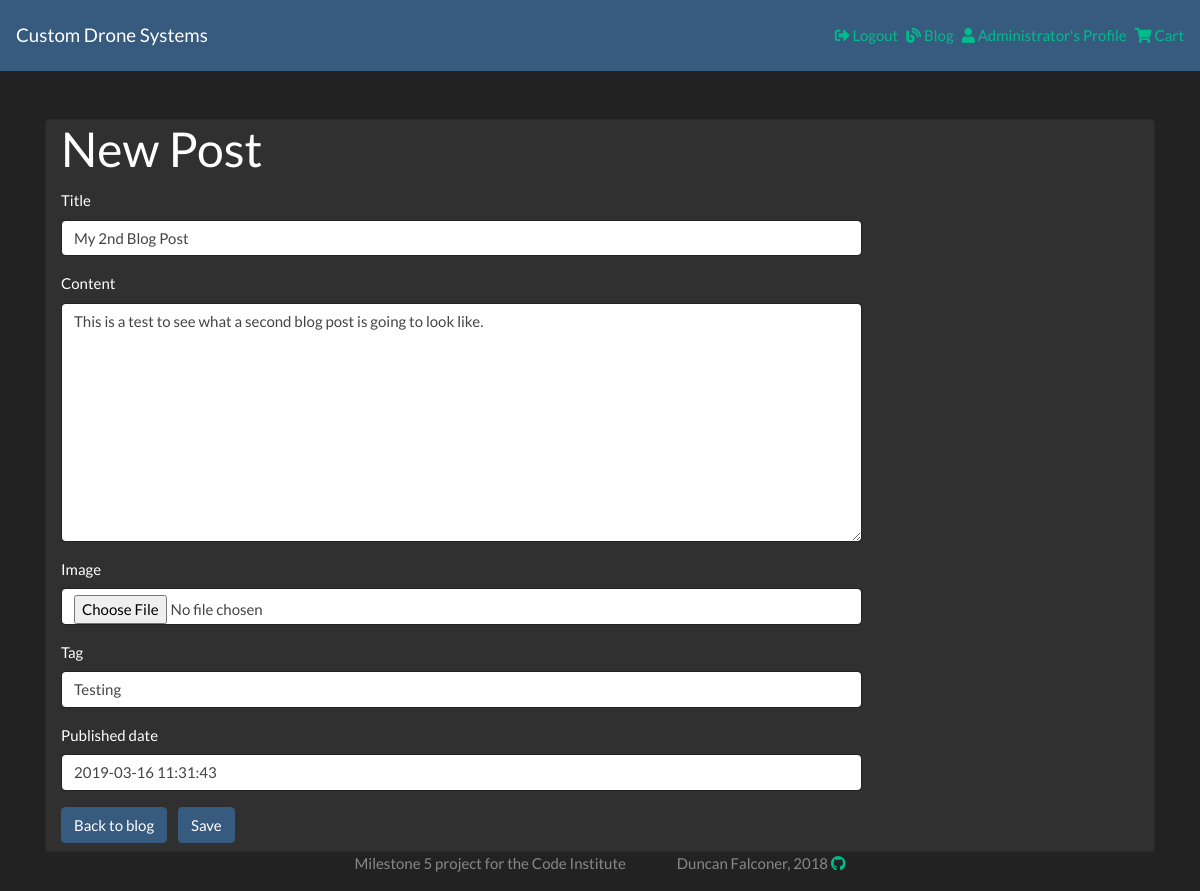
/posts/2/edit/ (signed in), run on an earlier commit of the app's database.
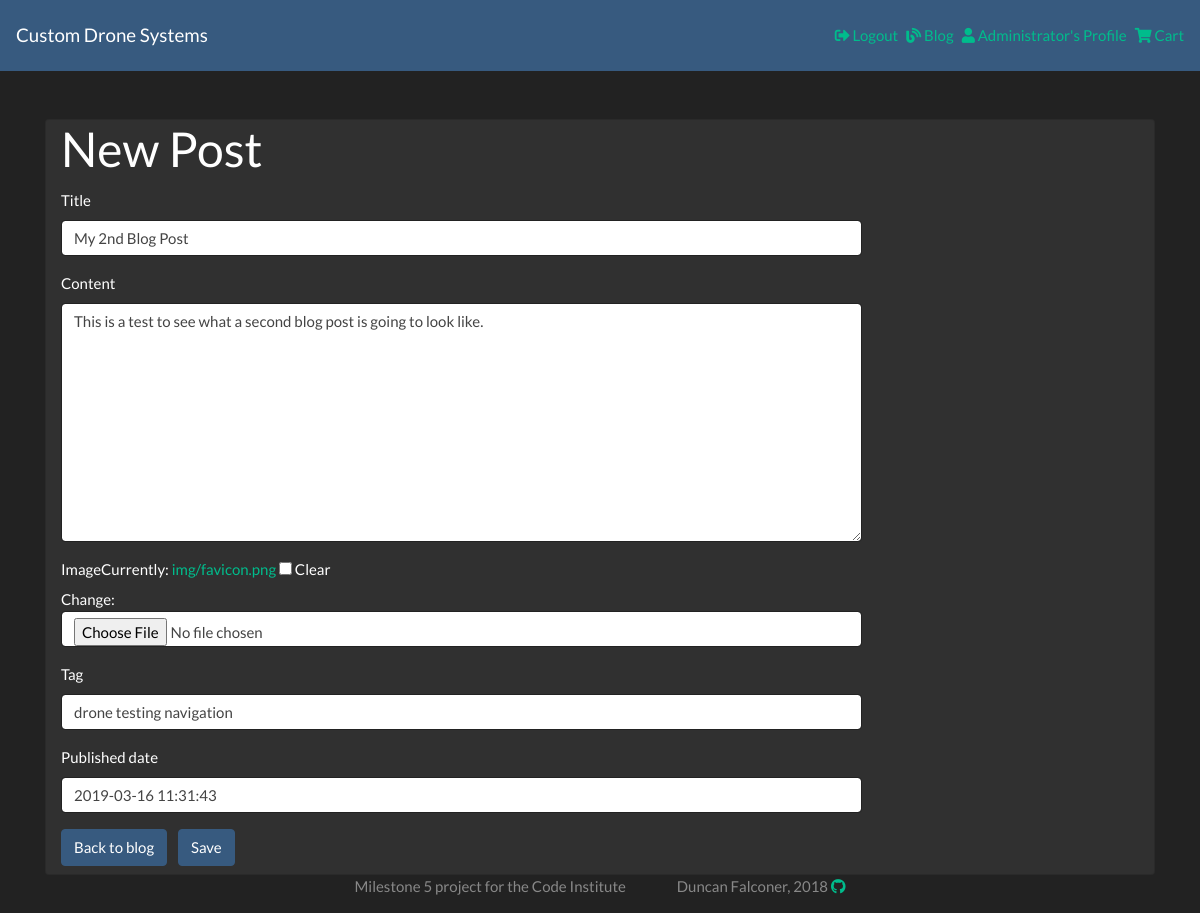
And on a later commit of the database.
### posts/models.py (models this page shows, shortened)
class Post(models.Model):
    title = models.CharField(max_length=200)
    content = models.TextField()
    created_date = models.DateTimeField(auto_now_add=True)
    published_date = models.DateTimeField(blank=True, null=True,
                                          default=timezone.now)
    views = models.IntegerField(default=0)
    tag = models.CharField(max_length=60, blank=True, null=True)
    image = models.ImageField(upload_to="img", blank=True, null=True)
    author = models.ForeignKey(User, default=None, on_delete=models.CASCADE)
    class Meta:
        ordering = ['-created_date']

### posts/views.py (the view)
# urls.py: re_path(r'^(?P<pk>\d+)/edit/$', views.create_or_edit_a_post,
def create_or_edit_a_post(request, pk=None):
    if not request.user or request.user.is_staff or request.user.is_staff:
        post = get_object_or_404(Post, pk=pk) if pk else None
        if request.method == "POST":
            if request.user.is_superuser or request.user.is_staff:
                form = PostForm(request.POST, request.FILES, instance=post)
                if form.is_valid():
                    post = form.save(commit=False)
                    post.author = request.user
                    post = form.save()
                    return redirect(post_detail, post.pk)
                else:
                    form = PostForm(instance=post)
                    return render(request, 'blogpostform.html', {'form': form})
        else:
            form = PostForm(instance=post)
            return render(request, 'blogpostform.html', {'form': form})
    else:
        return redirect(reverse('get_posts'))

### posts/forms.py
class PostForm(forms.ModelForm):
    class Meta:
        model = Post
        fields = ('title', 'content', 'image', 'tag', 'published_date')
        widgets = {
            'title': forms.TextInput(attrs={'placeholder':
                                            'Post Title'}),
            'content': forms.Textarea(attrs={'placeholder':
                                             'About your post here...'}),
            'tag': forms.TextInput(attrs={'placeholder':
                                          'keywords identifying items'})
        }

### posts/templates/blogpostform.html (shortened to what this page needs)
{% extends "base.html" %}
{% load bootstrap4 %}
{% block content %}
<div class="container mt-5">
    <div class="card">
        <div class="col-sm-12">
            <div class="row">
                <div class="col-sm-12 col-md-9">
                    <h1 class="card-title">New Post</h1>
                    <div class="row">
                        <div class="col-sm-12">
                            <form method="POST" enctype="multipart/form-data">
                                {% bootstrap_form form %}
                                <a href="{% url 'get_posts' %}" class="btn btn-default btn-primary mr-2 mb-2">Back to
                                    blog</a>
                                <button class="btn btn-primary mb-2" type=" submit">Save</button>
                            </form>
                        </div>
                    </div>
                </div>
            </div>
        </div>
    </div>
</div>
{% endblock content %}

### templates/base.html (shortened to what this page needs)
{% load staticfiles %}
<!DOCTYPE html>
<html lang="en">
<head>
  <link rel="stylesheet" href="https://bootswatch.com/4/darkly/bootstrap.min.css" />
  <link rel="stylesheet" href="https://use.fontawesome.com/releases/v5.7.2/css/all.css">
  <link rel="stylesheet" href="{% static 'css/styles.css' %}">
</head>
<body>
  <header>
    <nav class="navbar navbar-expand-lg navbar-dark bg-primary">
      <div class="container-flex">
        <a class="navbar-brand" href="/">Custom Drone Systems</a>
      </div>
      <div class="collapse navbar-collapse" id="navbarColor01">
        <ul class="navbar-nav ml-auto navbar-right">
          {% if user.is_authenticated %}
          <li class="nav-item mr-2"><a href="{% url 'logout'  %}"><i class="fas fa-sign-out-alt"></i> Logout</a></li>
          <li class="nav-item mr-2"><a href="{% url 'get_posts'  %}"><i class="fas fa-blog"></i> Blog</a></li>
          <li class="nav-item mr-2"><a href="{% url 'profile' %}"><i class="fas fa-user"></i> {{ user }}'s Profile</a></li>
          {% else %}
          <li class="nav-item mr-2"><a href="{% url 'login' %}"><i class="fas fa-sign-in-alt"></i> Login</a></li>
          <li class="nav-item mr-2"><a href="{% url 'registration' %}"><i class="fas fa-user-plus"></i> Register</a></li>
          {% endif %}
          <li class="nav-item">
            <a href="#">
              <i class="fas fa-shopping-cart"></i> Cart
            </a>
          </li>
        </ul>
      </div>
    </nav>
  </header>
  <main class="container-fluid">
    {% block content %}{% endblock %}
  </main>
  <footer class="footer mt-auto">
    <div class="container">
      <p class="text-muted text-center">Milestone 5 project for the Code Institute <span class="ml-sm-2 ml-md-5">Duncan
          Falconer, 2018</span> <a href="https://github.com/ddeveloper72/milestone-4-project/" target="_blank"><i class="fab fa-github"></i></a></p>
    </div>
  </footer>
</body>
</html>

What changed in the data, as far as the page shows it:
changed Post "My 2nd Blog Post": tag "Testing" → "drone testing navigation"
Also different on the page:
form field bootstrap_form: (not shown) → "☐"
text no longer shown: "Title Content Image Tag Published date"
text now shown: "Title Content Image Currently: img/favicon.png Clear Change: Tag Published date"
